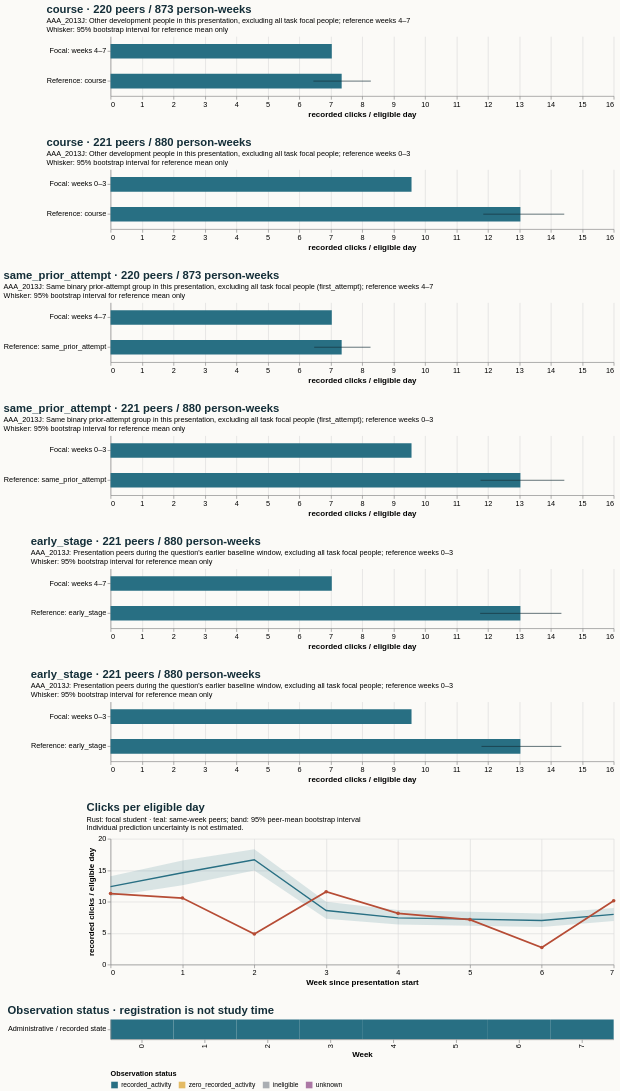

The Vega-Lite source for this figure:
### Vega-Lite specification from a JSON file in a GitHub repository (floating-point values rounded to 4 significant figures)
{"$schema": "https://vega.github.io/schema/vega-lite/v5.20.1.json", "config": {"axis": {"labelFontSize": 11, "titleFontSize": 12}, "background": "#fbfaf7", "font": "sans-serif", "title": {"anchor": "start", "color": "#142e38", "fontSize": 17, "subtitleFontSize": 11}, "view": {"continuousHeight": 300, "continuousWidth": 300, "stroke": null}}, "datasets": {"data-40684c8691636b60aa99d001eb3468c3": [{"hi": null, "lo": null, "series": "Focal: weeks 0–3", "value": 9.571}, {"hi": 14.43, "lo": 11.85, "series": "Reference: course", "value": 13.03}], "data-75ab1308e7da74e5096b8a75f63c20af": [{"end_day": 6, "focal_value": 11.29, "peer_ci_high": 14.05, "peer_ci_low": 10.84, "peer_mean": 12.4, "peer_observations": 221, "peer_people": 221, "reference": "course", "unit": "recorded clicks / eligible day", "week": 0}, {"end_day": 13, "focal_value": 10.57, "peer_ci_high": 16.53, "peer_ci_low": 12.62, "peer_mean": 14.6, "peer_observations": 221, "peer_people": 221, "reference": "course", "unit": "recorded clicks / eligible day", "week": 1}, {"end_day": 20, "focal_value": 4.857, "peer_ci_high": 18.35, "peer_ci_low": 14.94, "peer_mean": 16.65, "peer_observations": 219, "peer_people": 219, "reference": "course", "unit": "recorded clicks / eligible day", "week": 2}, {"end_day": 27, "focal_value": 11.57, "peer_ci_high": 9.978, "peer_ci_low": 7.27, "peer_mean": 8.588, "peer_observations": 219, "peer_people": 219, "reference": "course", "unit": "recorded clicks / eligible day", "week": 3}, {"end_day": 34, "focal_value": 8.143, "peer_ci_high": 8.665, "peer_ci_low": 6.347, "peer_mean": 7.428, "peer_observations": 219, "peer_people": 219, "reference": "course", "unit": "recorded clicks / eligible day", "week": 4}, {"end_day": 41, "focal_value": 7.143, "peer_ci_high": 8.379, "peer_ci_low": 6.157, "peer_mean": 7.212, "peer_observations": 218, "peer_people": 218, "reference": "course", "unit": "recorded clicks / eligible day", "week": 5}, {"end_day": 48, "focal_value": 2.714, "peer_ci_high": 8.102, "peer_ci_low": 5.949, "peer_mean": 7.002, "peer_observations": 218, "peer_people": 218, "reference": "course", "unit": "recorded clicks / eligible day", "week": 6}, {"end_day": 55, "focal_value": 10.14, "peer_ci_high": 8.992, "peer_ci_low": 6.925, "peer_mean": 7.978, "peer_observations": 218, "peer_people": 218, "reference": "course", "unit": "recorded clicks / eligible day", "week": 7}], "data-8bd2756ad424c7aba2ef31578b5a0850": [{"hi": null, "lo": null, "series": "Focal: weeks 4–7", "value": 7.036}, {"hi": 8.267, "lo": 6.476, "series": "Reference: same_prior_attempt", "value": 7.35}], "data-9a7d2a1368ce6789f5a6d4510db31c12": [{"hi": null, "lo": null, "series": "Focal: weeks 4–7", "value": 7.036}, {"hi": 8.278, "lo": 6.45, "series": "Reference: course", "value": 7.35}], "data-c4471004c771c745d4b8bde67dd6c42c": [{"hi": null, "lo": null, "series": "Focal: weeks 0–3", "value": 9.571}, {"hi": 14.43, "lo": 11.77, "series": "Reference: same_prior_attempt", "value": 13.03}], "data-d516eb5910bcef4b8af0b0fbe8b07599": [{"eligible_days": 7.0, "end_day": 6, "logging_completeness": "unknown", "observation_status": "recorded_activity", "row": "Administrative / recorded state", "score_status": "withheld_release_time_unknown", "start_day": 0, "value": 11.29, "week": 0}, {"eligible_days": 7.0, "end_day": 13, "logging_completeness": "unknown", "observation_status": "recorded_activity", "row": "Administrative / recorded state", "score_status": "withheld_release_time_unknown", "start_day": 7, "value": 10.57, "week": 1}, {"eligible_days": 7.0, "end_day": 20, "logging_completeness": "unknown", "observation_status": "recorded_activity", "row": "Administrative / recorded state", "score_status": "withheld_release_time_unknown", "start_day": 14, "value": 4.857, "week": 2}, {"eligible_days": 7.0, "end_day": 27, "logging_completeness": "unknown", "observation_status": "recorded_activity", "row": "Administrative / recorded state", "score_status": "withheld_release_time_unknown", "start_day": 21, "value": 11.57, "week": 3}, {"eligible_days": 7.0, "end_day": 34, "logging_completeness": "unknown", "observation_status": "recorded_activity", "row": "Administrative / recorded state", "score_status": "withheld_release_time_unknown", "start_day": 28, "value": 8.143, "week": 4}, {"eligible_days": 7.0, "end_day": 41, "logging_completeness": "unknown", "observation_status": "recorded_activity", "row": "Administrative / recorded state", "score_status": "withheld_release_time_unknown", "start_day": 35, "value": 7.143, "week": 5}, {"eligible_days": 7.0, "end_day": 48, "logging_completeness": "unknown", "observation_status": "recorded_activity", "row": "Administrative / recorded state", "score_status": "withheld_release_time_unknown", "start_day": 42, "value": 2.714, "week": 6}, {"eligible_days": 7.0, "end_day": 55, "logging_completeness": "unknown", "observation_status": "recorded_activity", "row": "Administrative / recorded state", "score_status": "withheld_release_time_unknown", "start_day": 49, "value": 10.14, "week": 7}], "data-e3f8cc50e093cfece411b95d9d074949": [{"hi": null, "lo": null, "series": "Focal: weeks 0–3", "value": 9.571}, {"hi": 14.34, "lo": 11.8, "series": "Reference: early_stage", "value": 13.03}], "data-e4a62546dc64cee556eb154ccb7875ff": [{"hi": null, "lo": null, "series": "Focal: weeks 4–7", "value": 7.036}, {"hi": 14.34, "lo": 11.75, "series": "Reference: early_stage", "value": 13.03}]}, "resolve": {"scale": {"color": "independent"}}, "spacing": 28, "vconcat": [{"data": {"name": "data-9a7d2a1368ce6789f5a6d4510db31c12"}, "height": 90, "layer": [{"encoding": {"x": {"field": "value", "scale": {"domain": [0, 15.15], "zero": true}, "title": "recorded clicks / eligible day", "type": "quantitative"}, "y": {"field": "series", "sort": null, "title": null, "type": "nominal"}}, "mark": {"color": "#286f83", "size": 22, "type": "bar"}}, {"encoding": {"x": {"field": "lo", "type": "quantitative"}, "x2": {"field": "hi"}, "y": {"field": "series", "sort": null, "title": null, "type": "nominal"}}, "mark": {"color": "#142e38", "type": "rule"}}], "title": {"subtitle": ["AAA_2013J: Other development people in this presentation, excluding all task focal people; reference weeks 4–7", "Whisker: 95% bootstrap interval for reference mean only"], "text": "course · 220 peers / 873 person-weeks"}, "width": 760}, {"data": {"name": "data-40684c8691636b60aa99d001eb3468c3"}, "height": 90, "layer": [{"encoding": {"x": {"field": "value", "scale": {"domain": [0, 15.15], "zero": true}, "title": "recorded clicks / eligible day", "type": "quantitative"}, "y": {"field": "series", "sort": null, "title": null, "type": "nominal"}}, "mark": {"color": "#286f83", "size": 22, "type": "bar"}}, {"encoding": {"x": {"field": "lo", "type": "quantitative"}, "x2": {"field": "hi"}, "y": {"field": "series", "sort": null, "title": null, "type": "nominal"}}, "mark": {"color": "#142e38", "type": "rule"}}], "title": {"subtitle": ["AAA_2013J: Other development people in this presentation, excluding all task focal people; reference weeks 0–3", "Whisker: 95% bootstrap interval for reference mean only"], "text": "course · 221 peers / 880 person-weeks"}, "width": 760}, {"data": {"name": "data-8bd2756ad424c7aba2ef31578b5a0850"}, "height": 90, "layer": [{"encoding": {"x": {"field": "value", "scale": {"domain": [0, 15.15], "zero": true}, "title": "recorded clicks / eligible day", "type": "quantitative"}, "y": {"field": "series", "sort": null, "title": null, "type": "nominal"}}, "mark": {"color": "#286f83", "size": 22, "type": "bar"}}, {"encoding": {"x": {"field": "lo", "type": "quantitative"}, "x2": {"field": "hi"}, "y": {"field": "series", "sort": null, "title": null, "type": "nominal"}}, "mark": {"color": "#142e38", "type": "rule"}}], "title": {"subtitle": ["AAA_2013J: Same binary prior-attempt group in this presentation, excluding all task focal people (first_attempt); reference weeks 4–7", "Whisker: 95% bootstrap interval for reference mean only"], "text": "same_prior_attempt · 220 peers / 873 person-weeks"}, "width": 760}, {"data": {"name": "data-c4471004c771c745d4b8bde67dd6c42c"}, "height": 90, "layer": [{"encoding": {"x": {"field": "value", "scale": {"domain": [0, 15.15], "zero": true}, "title": "recorded clicks / eligible day", "type": "quantitative"}, "y": {"field": "series", "sort": null, "title": null, "type": "nominal"}}, "mark": {"color": "#286f83", "size": 22, "type": "bar"}}, {"encoding": {"x": {"field": "lo", "type": "quantitative"}, "x2": {"field": "hi"}, "y": {"field": "series", "sort": null, "title": null, "type": "nominal"}}, "mark": {"color": "#142e38", "type": "rule"}}], "title": {"subtitle": ["AAA_2013J: Same binary prior-attempt group in this presentation, excluding all task focal people (first_attempt); reference weeks 0–3", "Whisker: 95% bootstrap interval for reference mean only"], "text": "same_prior_attempt · 221 peers / 880 person-weeks"}, "width": 760}, {"data": {"name": "data-e4a62546dc64cee556eb154ccb7875ff"}, "height": 90, "layer": [{"encoding": {"x": {"field": "value", "scale": {"domain": [0, 15.15], "zero": true}, "title": "recorded clicks / eligible day", "type": "quantitative"}, "y": {"field": "series", "sort": null, "title": null, "type": "nominal"}}, "mark": {"color": "#286f83", "size": 22, "type": "bar"}}, {"encoding": {"x": {"field": "lo", "type": "quantitative"}, "x2": {"field": "hi"}, "y": {"field": "series", "sort": null, "title": null, "type": "nominal"}}, "mark": {"color": "#142e38", "type": "rule"}}], "title": {"subtitle": ["AAA_2013J: Presentation peers during the question's earlier baseline window, excluding all task focal people; reference weeks 0–3", "Whisker: 95% bootstrap interval for reference mean only"], "text": "early_stage · 221 peers / 880 person-weeks"}, "width": 760}, {"data": {"name": "data-e3f8cc50e093cfece411b95d9d074949"}, "height": 90, "layer": [{"encoding": {"x": {"field": "value", "scale": {"domain": [0, 15.15], "zero": true}, "title": "recorded clicks / eligible day", "type": "quantitative"}, "y": {"field": "series", "sort": null, "title": null, "type": "nominal"}}, "mark": {"color": "#286f83", "size": 22, "type": "bar"}}, {"encoding": {"x": {"field": "lo", "type": "quantitative"}, "x2": {"field": "hi"}, "y": {"field": "series", "sort": null, "title": null, "type": "nominal"}}, "mark": {"color": "#142e38", "type": "rule"}}], "title": {"subtitle": ["AAA_2013J: Presentation peers during the question's earlier baseline window, excluding all task focal people; reference weeks 0–3", "Whisker: 95% bootstrap interval for reference mean only"], "text": "early_stage · 221 peers / 880 person-weeks"}, "width": 760}, {"data": {"name": "data-75ab1308e7da74e5096b8a75f63c20af"}, "height": 190, "layer": [{"encoding": {"x": {"axis": {"tickMinStep": 1}, "field": "week", "title": "Week since presentation start", "type": "quantitative"}, "y": {"field": "peer_ci_low", "scale": {"zero": true}, "title": "recorded clicks / eligible day", "type": "quantitative"}, "y2": {"field": "peer_ci_high"}}, "mark": {"color": "#286f83", "opacity": 0.16, "type": "area"}}, {"encoding": {"tooltip": [{"field": "week", "type": "quantitative"}, {"field": "peer_mean", "type": "quantitative"}, {"field": "peer_people", "type": "quantitative"}, {"field": "peer_observations", "type": "quantitative"}], "x": {"field": "week", "type": "quantitative"}, "y": {"field": "peer_mean", "type": "quantitative"}}, "mark": {"color": "#286f83", "strokeWidth": 2, "type": "line"}}, {"encoding": {"tooltip": [{"field": "week", "type": "quantitative"}, {"field": "focal_value", "type": "quantitative"}], "x": {"field": "week", "type": "quantitative"}, "y": {"field": "focal_value", "type": "quantitative"}}, "mark": {"color": "#b64c35", "point": {"color": "#b64c35"}, "strokeWidth": 2.5, "type": "line"}}], "title": {"subtitle": ["Rust: focal student · teal: same-week peers; band: 95% peer-mean bootstrap interval", "Individual prediction uncertainty is not estimated."], "text": "Clicks per eligible day"}, "width": 760}, {"data": {"name": "data-d516eb5910bcef4b8af0b0fbe8b07599"}, "encoding": {"color": {"field": "observation_status", "legend": {"labelLimit": 260, "orient": "bottom"}, "scale": {"domain": ["recorded_activity", "zero_recorded_activity", "ineligible", "unknown"], "range": ["#286f83", "#e4bb64", "#aaaeb3", "#ac78a5"]}, "title": "Observation status", "type": "nominal"}, "tooltip": [{"field": "week", "type": "quantitative"}, {"field": "eligible_days", "type": "quantitative"}, {"field": "observation_status", "type": "nominal"}, {"field": "logging_completeness", "type": "nominal"}], "x": {"field": "week", "title": "Week", "type": "ordinal"}, "y": {"field": "row", "title": null, "type": "nominal"}}, "height": 30, "mark": {"type": "rect"}, "title": "Observation status · registration is not study time", "width": 760}]}
